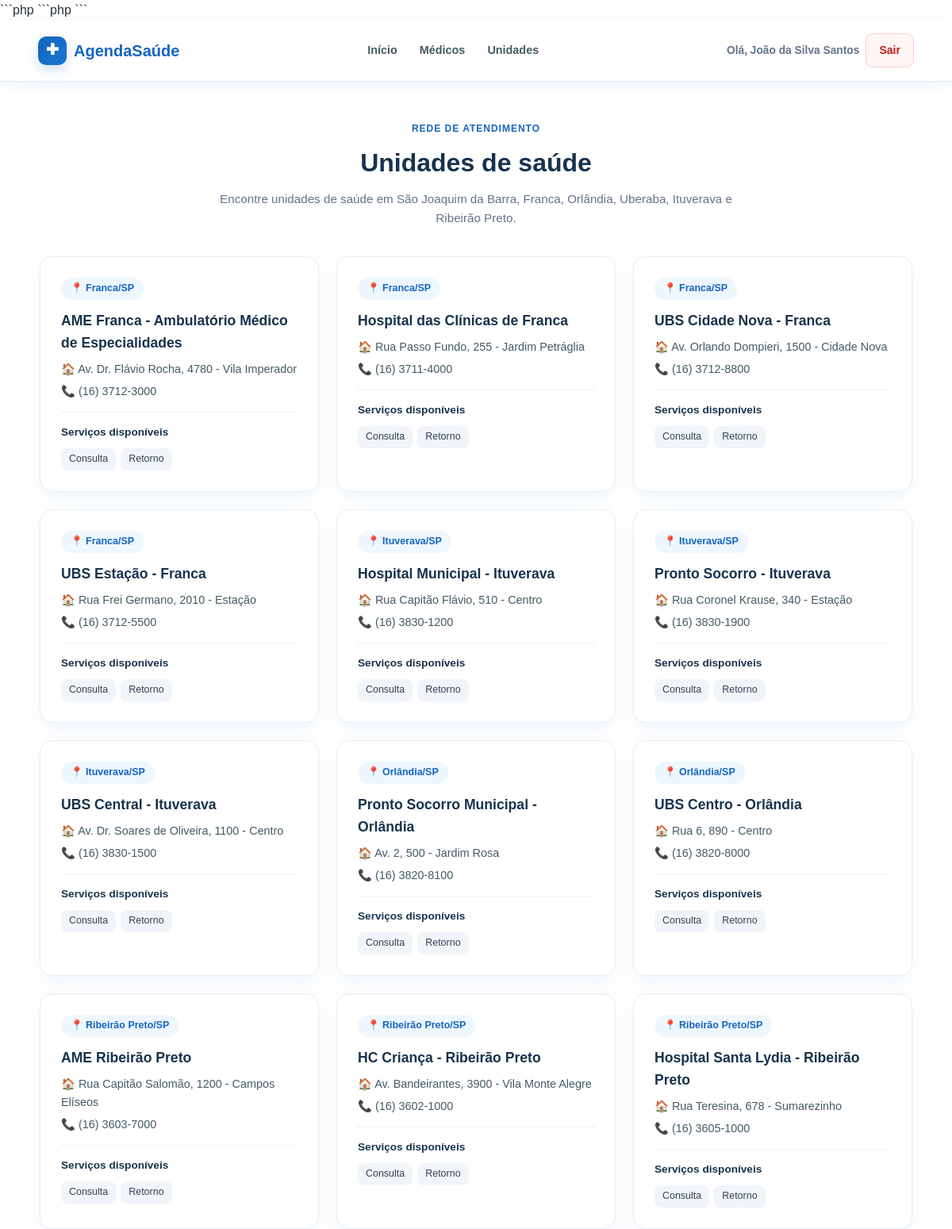
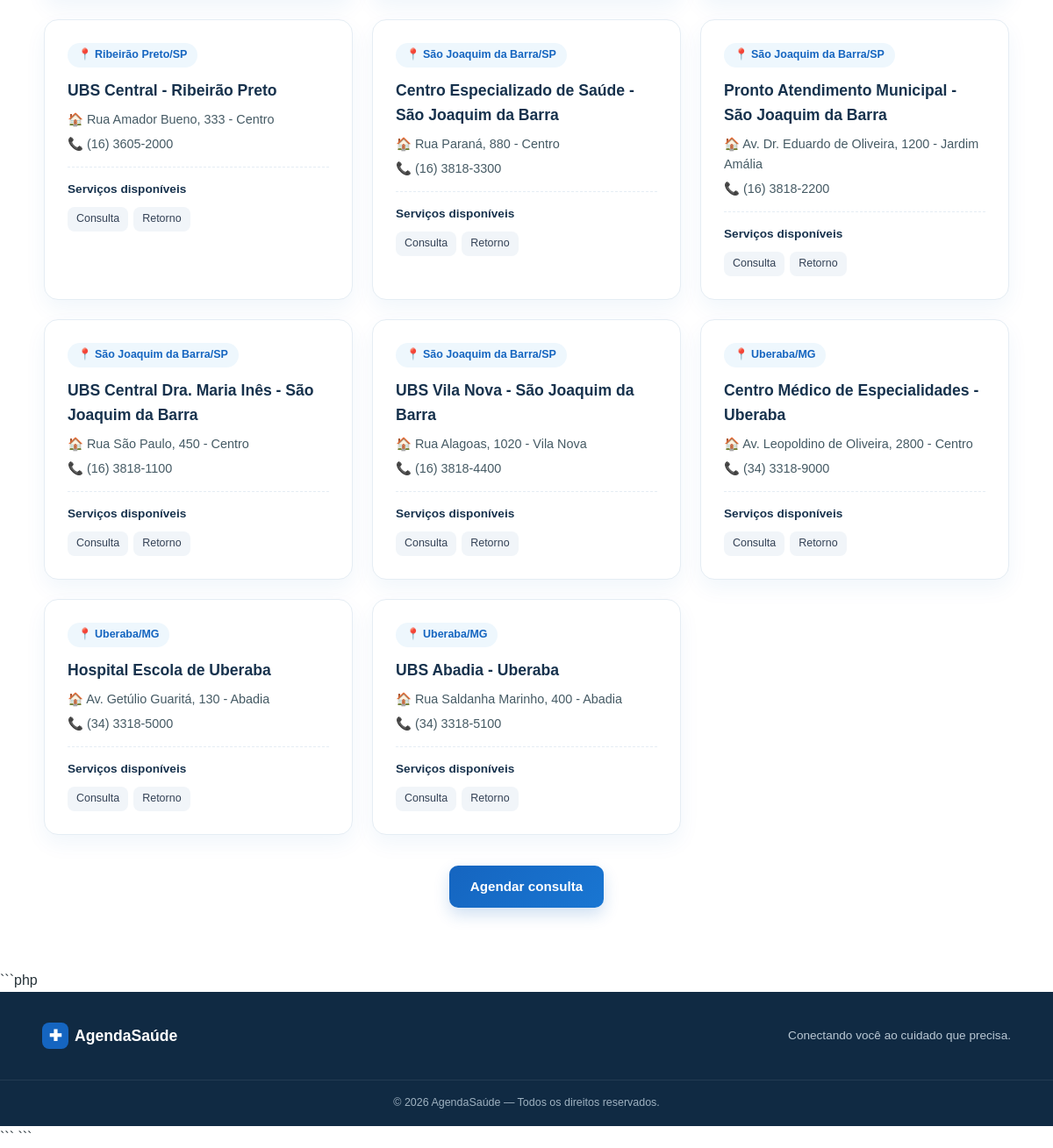
The page /unidades.php (signed in) on the database its author committed (2 pictures, top to bottom).
### tables this page shows
CREATE TABLE `unidade_saude` (
  `id_unidade` INT(11) NOT NULL AUTO_INCREMENT,
  `nome_unidade` VARCHAR(150) NOT NULL,
  `endereco` VARCHAR(255) NOT NULL,
  `localizacao` VARCHAR(100) NOT NULL,
  `telefone` VARCHAR(15) NOT NULL,
  PRIMARY KEY (`id_unidade`)
);

### unidades.php (the view, shortened to what this page needs)
<?php
require_once __DIR__ . "/conexao/conexao.php";
require_once __DIR__ . "/includes/header.php";
require_once __DIR__ . "/includes/menu.php";
$unidades = $pdo->query("
    SELECT
        id_unidade,
        nome_unidade,
        endereco,
        localizacao,
        telefone
    FROM unidade_saude
    ORDER BY
        localizacao,
        nome_unidade
")->fetchAll(PDO::FETCH_ASSOC);
$servicosPorUnidade = [];
$stmt = $pdo->query("
    SELECT
        us.id_unidade,
        s.tipo_atendimento
    FROM unidade_servico us
    INNER JOIN servico_saude s
        ON s.id_servico = us.id_servico
    ORDER BY
        s.tipo_atendimento
");
foreach ($stmt->fetchAll(PDO::FETCH_ASSOC) as $linha) {
    $idUnidade = (int) $linha["id_unidade"];
    $servicosPorUnidade[$idUnidade][] =
        $linha["tipo_atendimento"];
}
function e(string $valor): string
{
    return htmlspecialchars(
        $valor,
        ENT_QUOTES,
        "UTF-8"
    );
}
?>
<main class="container pagina-interna">
    <section class="pagina-cabecalho">
        <span class="pagina-kicker">
            REDE DE ATENDIMENTO
        </span>
        <h1 class="page-title">
            Unidades de saúde
        </h1>
        <p>
            Encontre unidades de saúde em São Joaquim da Barra,
            Franca, Orlândia, Uberaba, Ituverava e Ribeirão Preto.
        </p>
    </section>
    <div class="unidades-grid">
        <?php if (!empty($unidades)): ?>
            <?php foreach ($unidades as $unidade): ?>
                <?php
                $idUnidade = (int) $unidade["id_unidade"];
                ?>
                <article class="unidade-card">
                    <span class="unidade-cidade">
                        📍 <?= e($unidade["localizacao"]) ?>
                    </span>
                    <h3>
                        <?= e($unidade["nome_unidade"]) ?>
                    </h3>
                    <p>
                        🏠 <?= e($unidade["endereco"]) ?>
                    </p>
                    <?php if (!empty($unidade["telefone"])): ?>
                        <p>
                            📞 <?= e($unidade["telefone"]) ?>
                        </p>
                    <?php endif; ?>
                    <?php if (!empty($servicosPorUnidade[$idUnidade])): ?>
                        <div class="unidade-servicos">
                            <strong>
                                Serviços disponíveis
                            </strong>
                            <div class="tags-servicos">
                                <?php
                                $servicosExibidos = array_unique(
                                    $servicosPorUnidade[$idUnidade]
                                );
                                ?>
                                <?php foreach ($servicosExibidos as $servico): ?>
                                    <span class="tag-servico">
                                        <?= e($servico) ?>
                                    </span>
                                <?php endforeach; ?>
                            </div>
                        </div>
                    <?php endif; ?>
                </article>
            <?php endforeach; ?>
        <?php endif; ?>
    </div>
    <div class="pagina-acoes">
        <a
            class="btn-primary"
            href="paciente/agendar.php"
        >
            Agendar consulta
        </a>
    </div>
</main>
<?php require_once __DIR__ . "/includes/footer.php"; ?>
```

### css/style.css (style rules this page uses)
* { margin: 0; padding: 0; box-sizing: border-box; }
html { scroll-behavior: smooth; }
body { min-height: 100vh; display: flex; flex-direction: column; font-family: Arial, Helvetica, sans-serif; line-height: 1.6; background: #ffffff; color: #263238; }
main { flex: 1 0 auto; }
a { color: inherit; text-decoration: none; }
.container { width: min(1180px, 92%); margin: 0 auto; }
.btn-primary { display: inline-flex; align-items: center; justify-content: center; gap: 8px; width: fit-content; min-height: 46px; padding: 12px 24px; border: none; border-radius: 10px; background: linear-gradient( 135deg, #1565c0, #1976d2 ); color: #ffffff; font-size: 0.95rem; font-weight: 700; cursor: pointer; white-space: nowrap; box-shadow: 0 8px 18px rgba(21, 101, 192, 0.20); transition: 0.2s ease; }
.pagina-interna { width: min(1100px, 92%); margin: 0 auto; padding-top: 50px; padding-bottom: 70px; }
.pagina-cabecalho { margin-bottom: 35px; text-align: center; }
.pagina-kicker { display: inline-block; margin-bottom: 8px; color: #1565c0; font-size: 0.75rem; font-weight: 800; letter-spacing: 1px; }
.pagina-cabecalho .page-title { margin-bottom: 8px; }
.pagina-cabecalho p { max-width: 700px; margin: 0 auto; color: #64748b; font-size: 0.95rem; }
.pagina-acoes { display: flex; align-items: center; justify-content: center; gap: 12px; margin-top: 35px; }
.page-title { margin-bottom: 28px; color: #17324d; font-size: 2rem; font-weight: 800; text-align: center; }
.unidades-grid { display: grid; grid-template-columns: repeat( auto-fill, minmax(300px, 1fr) ); gap: 22px; }
.unidade-card { padding: 26px; background: #ffffff; border: 1px solid #e5edf4; border-radius: 16px; box-shadow: 0 10px 25px rgba(21, 101, 192, 0.06); transition: 0.2s ease; }
.unidade-card h3 { margin-bottom: 8px; color: #17324d; font-size: 1.1rem; }
.unidade-cidade { display: inline-block; margin-bottom: 12px; padding: 4px 12px; border-radius: 999px; background: #eef7fd; color: #1565c0; font-size: 0.78rem; font-weight: 700; }
.unidade-card p { margin-bottom: 5px; color: #455a64; font-size: 0.9rem; }
.unidade-servicos { margin-top: 14px; padding-top: 14px; border-top: 1px dashed #e5edf4; }
.unidade-servicos strong { display: block; margin-bottom: 9px; color: #17324d; font-size: 0.85rem; }
.tags-servicos { display: flex; flex-wrap: wrap; gap: 6px; }
.tag-servico { display: inline-block; padding: 4px 10px; border-radius: 8px; background: #f1f5f9; color: #334155; font-size: 0.78rem; }

### rows shown on the page
unidade_saude: localizacao "Franca/SP", nome_unidade "AME Franca - Ambulatório Médico de Especialidades", endereco "Av. Dr. Flávio Rocha, 4780 - Vila Imperador", telefone "(16) 3712-3000", id_unidade "Consulta", id_unidade "Retorno"
unidade_saude: localizacao "Franca/SP", nome_unidade "Hospital das Clínicas de Franca", endereco "Rua Passo Fundo, 255 - Jardim Petráglia", telefone "(16) 3711-4000", id_unidade "Consulta", id_unidade "Retorno"
unidade_saude: localizacao "Franca/SP", nome_unidade "UBS Cidade Nova - Franca", endereco "Av. Orlando Dompieri, 1500 - Cidade Nova", telefone "(16) 3712-8800", id_unidade "Consulta", id_unidade "Retorno"
unidade_saude: localizacao "Franca/SP", nome_unidade "UBS Estação - Franca", endereco "Rua Frei Germano, 2010 - Estação", telefone "(16) 3712-5500", id_unidade "Consulta", id_unidade "Retorno"
unidade_saude: localizacao "Ituverava/SP", nome_unidade "Hospital Municipal - Ituverava", endereco "Rua Capitão Flávio, 510 - Centro", telefone "(16) 3830-1200", id_unidade "Consulta", id_unidade "Retorno"
unidade_saude: localizacao "Ituverava/SP", nome_unidade "Pronto Socorro - Ituverava", endereco "Rua Coronel Krause, 340 - Estação", telefone "(16) 3830-1900", id_unidade "Consulta", id_unidade "Retorno"
unidade_saude: localizacao "Ituverava/SP", nome_unidade "UBS Central - Ituverava", endereco "Av. Dr. Soares de Oliveira, 1100 - Centro", telefone "(16) 3830-1500", id_unidade "Consulta", id_unidade "Retorno"
unidade_saude: localizacao "Orlândia/SP", nome_unidade "Pronto Socorro Municipal - Orlândia", endereco "Av. 2, 500 - Jardim Rosa", telefone "(16) 3820-8100", id_unidade "Consulta", id_unidade "Retorno"
unidade_saude: localizacao "Orlândia/SP", nome_unidade "UBS Centro - Orlândia", endereco "Rua 6, 890 - Centro", telefone "(16) 3820-8000", id_unidade "Consulta", id_unidade "Retorno"
unidade_saude: localizacao "Ribeirão Preto/SP", nome_unidade "AME Ribeirão Preto", endereco "Rua Capitão Salomão, 1200 - Campos Elíseos", telefone "(16) 3603-7000", id_unidade "Consulta", id_unidade "Retorno"
unidade_saude: localizacao "Ribeirão Preto/SP", nome_unidade "HC Criança - Ribeirão Preto", endereco "Av. Bandeirantes, 3900 - Vila Monte Alegre", telefone "(16) 3602-1000", id_unidade "Consulta", id_unidade "Retorno"
unidade_saude: localizacao "Ribeirão Preto/SP", nome_unidade "Hospital Santa Lydia - Ribeirão Preto", endereco "Rua Teresina, 678 - Sumarezinho", telefone "(16) 3605-1000", id_unidade "Consulta", id_unidade "Retorno"
unidade_saude: localizacao "Ribeirão Preto/SP", nome_unidade "UBS Central - Ribeirão Preto", endereco "Rua Amador Bueno, 333 - Centro", telefone "(16) 3605-2000", id_unidade "Consulta", id_unidade "Retorno"
unidade_saude: localizacao "São Joaquim da Barra/SP", nome_unidade "Centro Especializado de Saúde - São Joaquim da Barra", endereco "Rua Paraná, 880 - Centro", telefone "(16) 3818-3300", id_unidade "Consulta", id_unidade "Retorno"
unidade_saude: localizacao "São Joaquim da Barra/SP", nome_unidade "Pronto Atendimento Municipal - São Joaquim da Barra", endereco "Av. Dr. Eduardo de Oliveira, 1200 - Jardim Amália", telefone "(16) 3818-2200", id_unidade "Consulta", id_unidade "Retorno"
unidade_saude: localizacao "São Joaquim da Barra/SP", nome_unidade "UBS Central Dra. Maria Inês - São Joaquim da Barra", endereco "Rua São Paulo, 450 - Centro", telefone "(16) 3818-1100", id_unidade "Consulta", id_unidade "Retorno"
unidade_saude: localizacao "São Joaquim da Barra/SP", nome_unidade "UBS Vila Nova - São Joaquim da Barra", endereco "Rua Alagoas, 1020 - Vila Nova", telefone "(16) 3818-4400", id_unidade "Consulta", id_unidade "Retorno"
unidade_saude: localizacao "Uberaba/MG", nome_unidade "Centro Médico de Especialidades - Uberaba", endereco "Av. Leopoldino de Oliveira, 2800 - Centro", telefone "(34) 3318-9000", id_unidade "Consulta", id_unidade "Retorno"
unidade_saude: localizacao "Uberaba/MG", nome_unidade "Hospital Escola de Uberaba", endereco "Av. Getúlio Guaritá, 130 - Abadia", telefone "(34) 3318-5000", id_unidade "Consulta", id_unidade "Retorno"
unidade_saude: localizacao "Uberaba/MG", nome_unidade "UBS Abadia - Uberaba", endereco "Rua Saldanha Marinho, 400 - Abadia", telefone "(34) 3318-5100", id_unidade "Consulta", id_unidade "Retorno"

### other values the page prints
$_SESSION["nome_usuario"] "João da Silva Santos"
